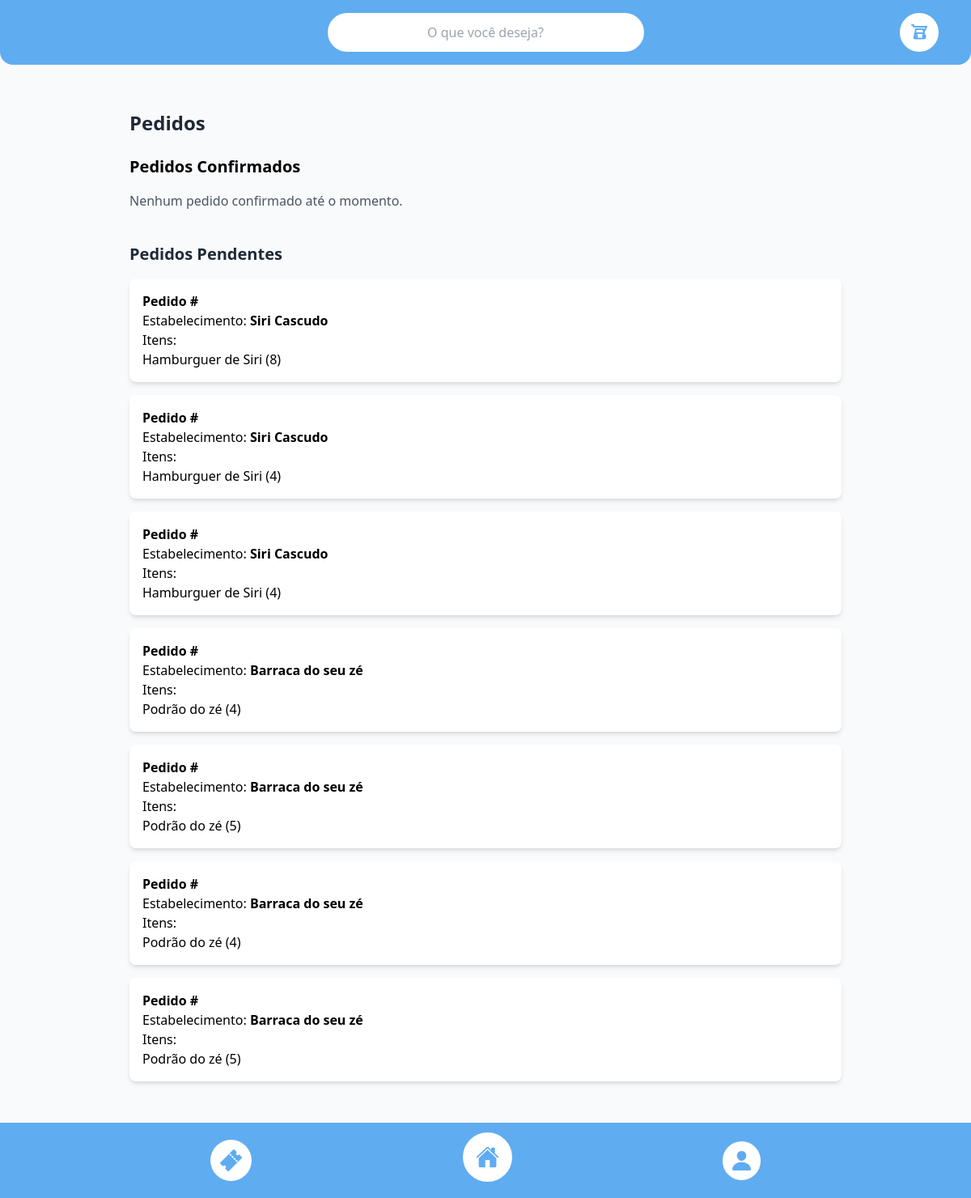
Before: /pedidos (signed in) with the older database file.
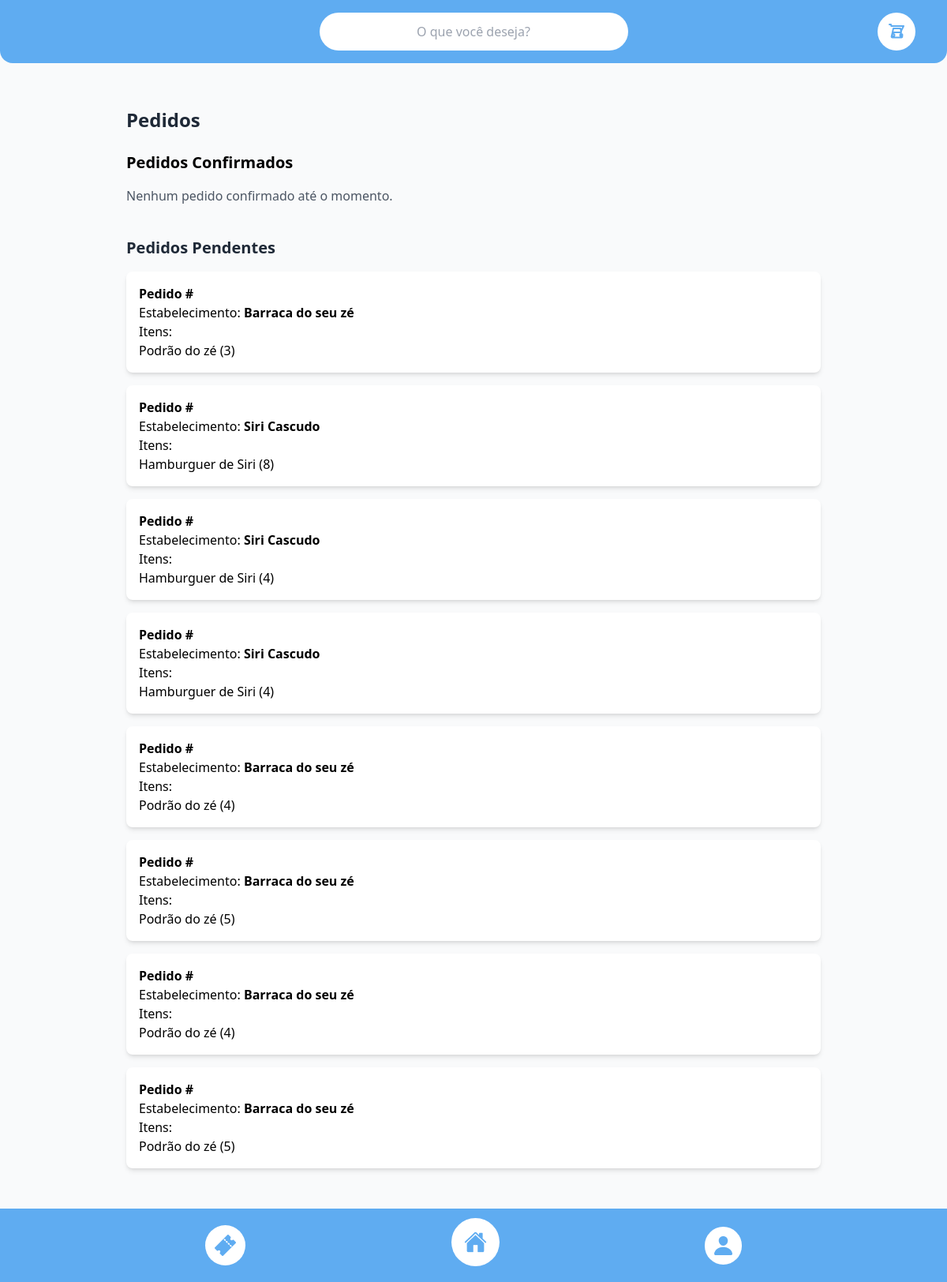
After: the same page with the newer database file.
### app/models.py (models this page shows, shortened)
class Pedido(models.Model):
    id_pedido = models.UUIDField(primary_key=True, default=uuid.uuid4, editable=False)
    cliente = models.ForeignKey(Cliente, on_delete=models.CASCADE)
    estabelecimento = models.ForeignKey(Estabelecimento, on_delete=models.CASCADE)
    data_pedido = models.DateTimeField(auto_now_add=True)
    confirmado = models.BooleanField(default=False)
    concluido = models.BooleanField(default=False)

class Estabelecimento(models.Model):
    id_estabelecimento = models.UUIDField(primary_key=True, default=uuid.uuid4, editable=False)
    user = models.OneToOneField(User, on_delete=models.CASCADE, related_name="estabelecimento", null=True)
    nome = models.CharField(max_length=255)
    tipo = models.CharField(max_length=255)
    score = models.DecimalField(
        max_digits=3,
        decimal_places=2,
        validators=[
            MinValueValidator(0.00),
            MaxValueValidator(5.00)
        ],
        null=True,
        blank=True
    )
    cnpj = models.CharField(
        max_length=18,
        unique=True,
        validators=[MinLengthValidator(18)]
    )
    descricao = models.TextField(blank=True)
    imagem = models.ImageField(upload_to='imgs/establishment/', null=True, blank=True)

class ItemPedido(models.Model):
    pedido = models.ForeignKey(Pedido, on_delete=models.CASCADE, related_name="itens")
    item = models.ForeignKey(Itens, on_delete=models.CASCADE)
    quantidade = models.PositiveIntegerField()

class Itens(models.Model):
    id_item = models.UUIDField(primary_key=True, default=uuid.uuid4, editable=False)
    nome_item = models.CharField(max_length=255)
    valor_item = models.DecimalField(
        max_digits=6,
        decimal_places=2,
        validators=[MinValueValidator(0.00)]
    )
    descricao = models.TextField()
    estoque = models.IntegerField(validators=[MinValueValidator(0)])
    id_estabelecimento = models.ForeignKey(
        Estabelecimento,
        on_delete=models.CASCADE,
        related_name='itens',
        verbose_name='id_estabelecimento'
    )

### app/views.py (the view)
# urls.py: path("pedidos", views.listar_pedidos, name="orders"),
@login_required
def listar_pedidos(request):
    try:
        cliente = request.user.cliente
    except Cliente.DoesNotExist:
        messages.error(request, "Usuário não possui um perfil de cliente associado.")
        return redirect("home")
    pedidos_confirmados = Pedido.objects.filter(cliente=cliente, confirmado=True, concluido=False).order_by("-data_pedido")
    pedidos_pendentes = Pedido.objects.filter(cliente=cliente, confirmado=False).order_by("-data_pedido")
    return render(request, "orders.html", {
        "pedidos_confirmados": pedidos_confirmados,
        "pedidos_pendentes": pedidos_pendentes,
    })

### app/templates/orders.html (shortened to what this page needs)
{% load static %}
<!DOCTYPE html>
<html lang="pt-BR">
<head>
    <link href="{% static 'css/output.css' %}" rel="stylesheet">
</head>
<body class="bg-gray-50 font-sans">
    {% include 'header.html' %}
    <main class="flex-grow pt-28 pb-32 px-4 md:px-8 mt-6 fade-in lg:mx-32">
        <h1 class="text-2xl font-bold text-gray-800 mb-6">Pedidos</h1>
        <div class="mb-10">
            <h2 class="text-xl font-bold text-700 mb-4">Pedidos Confirmados</h2>
            {% if pedidos_confirmados %}
            {% for pedido in pedidos_confirmados %}
                <div class="bg-white p-4 rounded-lg shadow-md mb-4">
                    <div class="flex justify-between items-center">
                        <p><strong>Pedido #{{ pedido.id }}</strong></p>
                        <p class="text-sm text-gray-600">{{ pedido.data_hora|date:"d/m/Y H:i" }}</p>
                    </div>
                    <p>Estabelecimento: <strong>{{ pedido.estabelecimento.nome }}</strong></p>
                    <p>Itens:</p>
                    <ul class="list-disc pl-6">
                        {% for item in pedido.itens.all %}
                        <li>{{ item.item.nome_item }} ({{ item.quantidade }})</li>
                        {% endfor %}
                    </ul>
                    {% if not pedido.concluido_cliente %}
                    <form action="{% url 'concluir_pedido' pedido.id_pedido %}" method="post" class="mt-4">
                        {% csrf_token %}
                        <button type="submit" class="bg-blue-500 text-white px-4 py-2 rounded hover:bg-blue-600">
                            Marcar como concluído
                        </button>
                    </form>
                    {% else %}
                        <p class="text-green-700 font-bold mt-4">Pedido concluído pelo cliente</p>
                    {% endif %}
                </div>
            {% endfor %}
            {% else %}
            <p class="text-gray-600">Nenhum pedido confirmado até o momento.</p>
            {% endif %}
        </div>
        <div>
            <h2 class="text-xl font-bold text-gray-800 mb-4">Pedidos Pendentes</h2>
            {% if pedidos_pendentes %}
                {% for pedido in pedidos_pendentes %}
                <div class="bg-white p-4 rounded-lg shadow-md mb-4">
                    <div class="flex justify-between items-center">
                        <p><strong>Pedido #{{ pedido.id }}</strong></p>
                    </div>
                    <p>Estabelecimento: <strong>{{ pedido.estabelecimento.nome }}</strong></p>
                    <p>Itens:</p>
                    <ul class="list-disc pl-6">
                        {% for item in pedido.itens.all %}
                        <li>{{ item.item.nome_item }} ({{ item.quantidade }})</li>
                        {% endfor %}
                    </ul>
                </div>
                {% endfor %}
            {% else %}
            <p class="text-gray-600">Nenhum pedido pendente.</p>
            {% endif %}
        </div>
    </main>
    {% include 'footer.html' %}
</body>
</html>

Changed rows visible on the page:
added Pedido: estabelecimento.nome "Barraca do seu zé"
added ItemPedido: item.nome_item "Podrão do zé", quantidade "3", shown under "Barraca do seu zé"
